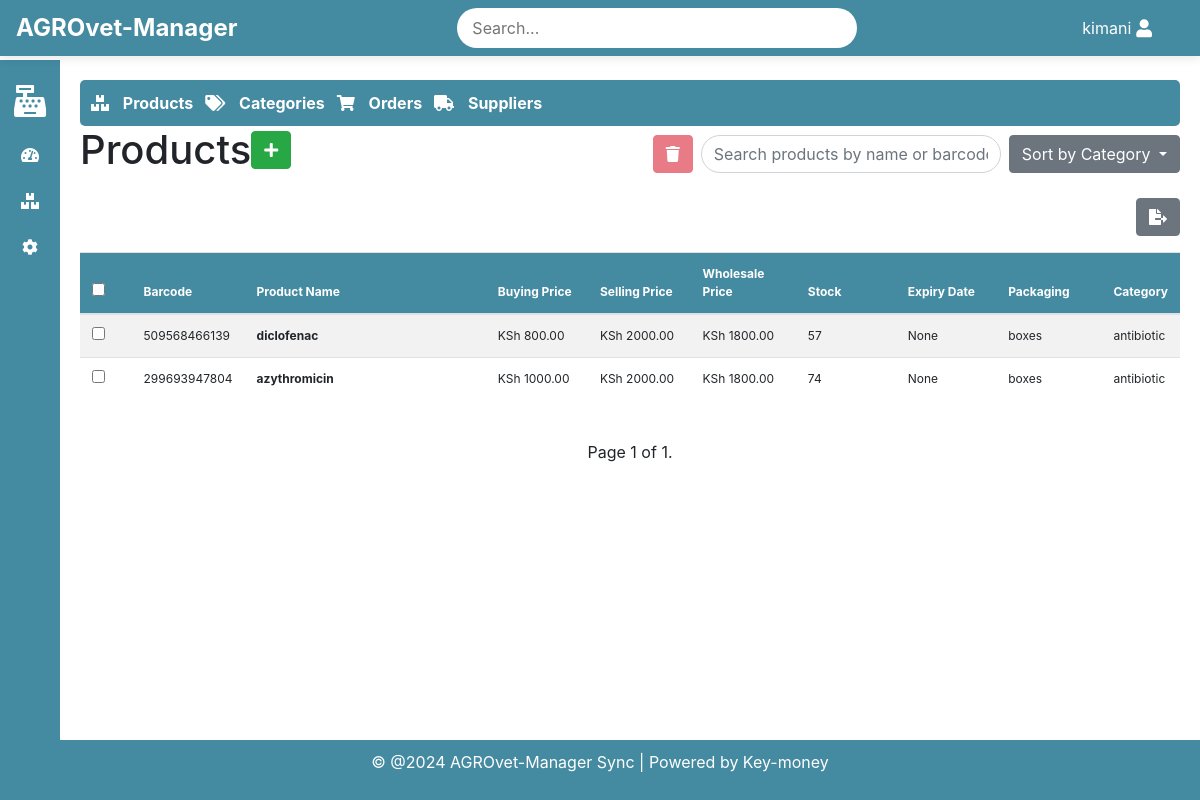
The app's page /inventory/?category=3 (signed in) with its own data.
### inventory/models.py (models this page shows, shortened)
class Product(models.Model):
    name = models.CharField(max_length=255)
    barcode = models.CharField(max_length=255, blank=True, null=True, unique=True)
    buying_price = models.DecimalField(max_digits=10, decimal_places=2)
    selling_price = models.DecimalField(max_digits=10, decimal_places=2)
    wholesale_price = models.DecimalField(max_digits=10, decimal_places=2, blank=True, null=True)
    stock_quantity = models.PositiveIntegerField(default=0)
    low_stock_threshold = models.PositiveIntegerField(default=0)  # To trigger low stock alert
    packaging_type = models.CharField(max_length=50, blank=True, null=True)
    expiry_date = models.DateField(blank=True, null=True)
    created_at = models.DateTimeField(auto_now_add=True)
    category = models.ForeignKey(Category, null=True, blank=True, on_delete=models.SET_NULL)
    def is_low_stock(self):
        return self.stock_quantity <= self.low_stock_threshold

class Category(models.Model):
    name = models.CharField(max_length=255, unique=True)
    parent = models.ForeignKey('self', null=True, blank=True, related_name='subcategories', on_delete=models.CASCADE)

### inventory/views.py (the view)
# urls.py: path('', views.product_list, name='product_list'),
@login_required(login_url='/authlogin/login')
def product_list(request):
    query = request.GET.get('q', '')
    category_id = request.GET.get('category', 'all')
    if category_id != 'all' and category_id:
        products = Product.objects.filter(category_id=category_id)
    else:
        products = Product.objects.all()
    if query:
        products = products.filter(name__icontains=query) | products.filter(barcode__icontains=query)
    products = products.annotate(total_stock=Sum('batches__quantity'))
    per_page = request.GET.get('per_page', 25)
    paginator = Paginator(products, per_page)
    page_number = request.GET.get('page')
    page_obj = paginator.get_page(page_number)
    categories = Category.objects.all()
    return render(request, 'inventory/product_list.html', {
        'page_obj': page_obj,
        'query': query,
        'per_page': per_page,
        'categories': categories,
        'selected_category': category_id,
    })

### inventory/templates/inventory/product_list.html (shortened to what this page needs)
{% extends 'base.html' %}
{% block content %}
<div>
    {% include 'inventory/inventory_navbar.html' %}
    <div class="d-flex justify-content-between align-items-center">
        <h1 class="d-flex align-items-center">Products
            <a href="{% url 'add_product' %}" class="btn btn-success mr-2">
                <i class="fas fa-plus"></i>
            </a>
        </h1>
        <div class="d-flex align-items-center">
            <button class="btn btn-danger mr-2" id="deleteSelectedBtn" disabled onclick="openDeleteModal()">
                <i class="fas fa-trash"></i>
            </button>
            <div class="form-inline mr-2">
                <input type="text" id="live-search" placeholder="Search products by name or barcode" class="form-control rounded-pill" style="width: 300px;">
            </div>
            <div class="dropdown">
                <button class="btn btn-secondary dropdown-toggle" type="button" id="categoryDropdown" data-toggle="dropdown" aria-haspopup="true" aria-expanded="false">
                    Sort by Category
                </button>
            </div>
        </div>
    </div>
    <div class="d-flex justify-content-end align-items-center mt-3">
        <button class="btn btn-secondary" onclick="window.location.href='{% url 'export_products' %}'" title="Export Products">
            <i class="fas fa-file-export"></i>
        </button>
    </div>
    <form id="bulkDeleteForm" method="post" action="{% url 'delete_selected_products' %}">
        <div class="table-responsive">
            <table class="table table-hover table-striped mt-3" id="productTable" style="font-size: 75%;">
                <thead class="bg-success text-white">
                    <tr>
                        <th style="width: 5%;"><input type="checkbox" id="select-all"></th>
                        <th style="width: 10%;" onclick="sortTable(1, 'string')">Barcode</th>
                        <th style="width: 25%;" onclick="sortTable(2, 'string')">Product Name</th>
                        <th style="width: 10%;" onclick="sortTable(3, 'number')">Buying Price</th>
                        <th style="width: 10%;" onclick="sortTable(4, 'number')">Selling Price</th>
                        <th style="width: 10%;" onclick="sortTable(5, 'number')">Wholesale Price</th>
                        <th style="width: 10%;" onclick="sortTable(6, 'number')">Stock</th>
                        <th style="width: 10%;" onclick="sortTable(7, 'date')">Expiry Date</th>
                        <th style="width: 10%;" onclick="sortTable(8, 'string')">Packaging</th>
                        <th style="width: 10%;" onclick="sortTable(9, 'string')">Category</th>
                    </tr>
                </thead>
                <tbody id="product-list">
                    {% for product in page_obj %}
                    <tr onclick="window.location.href='{% url 'edit_product' product.id %}'">
                        <td><input type="checkbox" name="selected_products" value="{{ product.id }}" class="product-checkbox" onclick="event.stopPropagation();"></td>
                        <td>{{ product.barcode }}</td>
                        <td style="font-weight: bold;">{{ product.name }}</td>
                        <td>KSh {{ product.buying_price }}</td>
                        <td>KSh {{ product.selling_price }}</td>
                        <td>{% if product.wholesale_price %} KSh {{ product.wholesale_price }} {% else %} N/A {% endif %}</td>
                        <td>
                            {{ product.stock_quantity }}
                        </td>
                        <td>{{ product.expiry_date }}</td>
                        <td>{{ product.packaging_type }}</td>
                        <td>{% if product.category %}{{ product.category.name }}{% else %}Uncategorized{% endif %}</td>
                    </tr>
                    {% endfor %}
                </tbody>
            </table>
        </div>
    </form>
    <div class="pagination-controls d-flex justify-content-center mt-4">
        <div class="step-links">
            <span class="current mx-2">Page {{ page_obj.number }} of {{ page_obj.paginator.num_pages }}.</span>
        </div>
    </div>
</div>
{% endblock %}

### templates/base.html (shortened to what this page needs)
<!DOCTYPE html>
{% load static %}
<html lang="en">
<head>
    <link rel="stylesheet" href="{% static 'css/style.css' %}">
    <link href="https://stackpath.bootstrapcdn.com/bootstrap/4.5.2/css/bootstrap.min.css" rel="stylesheet">
    <link rel="stylesheet" href="https://cdnjs.cloudflare.com/ajax/libs/font-awesome/5.15.4/css/all.min.css">
</head>
<body>
    <header class="navbar navbar-expand-lg fixed-top" style="background-color: var(--primary-color);">
        <div class="navbar-left">
            <span class="site-name">
                {% if shop and shop.name %}
                    {{ shop.name }}
                {% else %}
                    AGROvet-Manager
                {% endif %}
            </span>
        </div>
        <div class="navbar-center">
            <input type="text" placeholder="Search..." class="search-bar">
        </div>
        <div class="navbar-right">
            <div class="user-menu">
                <span class="username">{{ user.username }}</span>
                <i class="fas fa-user"></i>
            </div>
        </div>
    </header>
    <aside class="sidebar" style="background-color: var(--primary-color);">
        <ul>
            <li>
                <a href="{% url 'make_sale' %}" title="Sales">
                    <i class="fas fa-cash-register fa-2x"></i>
                </a>
            </li>
            <li>
                <a href="{% url 'sale_dashboard' %}" title="Dashboard">
                    <i class="fas fa-tachometer-alt"></i>
                </a>
            </li>
            <li>
                <a href="{% url 'product_list' %}" title="Inventory">
                    <i class="fas fa-boxes"></i>
                </a>
            </li>
            <li>
                <a href="{% url 'shop_details' %}" title="Settings">
                    <i class="fa fa-cog"></i>
                </a>
            </li>
        </ul>
    </aside>
    <main class="content">
        {% block content %}{% endblock %}
    </main>
    <footer style="background-color: var(--primary-color);">
        <p>&copy; @2024 AGROvet-Manager Sync | Powered by Key-money
        </p>
    </footer>
</body>
</html>

### static/css/style.css (style rules this page uses)
body { font-family: Arial, sans-serif; margin: 0; padding: 0; background-color: #e0f2e9; color: #333; display: flex; flex-direction: column; min-height: 100vh; font-size: 0.75em; }
.navbar { display: flex; justify-content: space-between; align-items: center; background-color: var(--primary-color); color: #fff; padding: 10px 20px; position: fixed; top: 0; width: 100%; z-index: 1000; box-shadow: 0 2px 10px rgba(0, 0, 0, 0.1); }
.navbar-left { display: flex; align-items: center; }
.site-name { font-size: 24px; font-weight: bold; }
.navbar-center { flex-grow: 1; display: flex; justify-content: center; }
.search-bar { padding: 8px 15px; border-radius: 20px; border: none; width: 60%; max-width: 400px; }
.navbar-right { display: flex; align-items: center; padding-right: 2rem; }
.user-menu { position: relative; display: flex; align-items: center; cursor: pointer; }
.user-menu .fas { font-size: 18px; margin-left: 5px; }
.username { margin-left: 5px; }
.sidebar { position: fixed; top: 60px; left: 0; width: 60px; height: calc(100% - 60px); background-color: var(--secondary-color); padding: 10px 0; display: flex; flex-direction: column; align-items: center; z-index: 999; transition: width 0.3s, left 0.3s; }
.sidebar ul { list-style-type: none; padding: 0; margin: 0; width: 100%; }
.sidebar ul li { width: 100%; text-align: center; }
.sidebar ul li a { position: relative; display: flex; align-items: center; justify-content: center; color: #fff; text-decoration: none; padding: 15px; transition: background-color 0.3s; }
.sidebar ul li a::after { content: attr(title); position: absolute; left: 50px; top: 50%; transform: translateY(-50%); background-color: #333; color: #fff; padding: 5px 10px; border-radius: 5px; white-space: nowrap; box-shadow: 0 2px 5px rgba(0, 0, 0, 0.2); z-index: 9999; opacity: 0; transition: opacity 0.3s ease; pointer-events: none; }
.content { margin-left: 60px; padding: 80px 20px 20px; flex-grow: 1; transition: margin-left 0.3s; }
footer { text-align: center; padding: 10px 0; background-color: var(--primary-color); color: #fff; position: relative; width: 100%; }
.table-striped tbody tr:nth-of-type(odd) { background-color: #f2f2f2; }
.table thead th { background-color: var(--primary-color); color: white; }

### records on screen
Product: barcode "509568466139", name "diclofenac", buying_price "800.00", selling_price "2000.00", wholesale_price "1800.00", stock_quantity "57", expiry_date "None", packaging_type "boxes", category.name "antibiotic"
Product: barcode "299693947804", name "azythromicin", buying_price "1000.00", selling_price "2000.00", wholesale_price "1800.00", stock_quantity "74", expiry_date "None", packaging_type "boxes", category.name "antibiotic"

### other values on screen
{{ user.username }} "kimani"
{{ page_obj.number }} "1"
{{ page_obj.paginator.num_pages }} "1"
